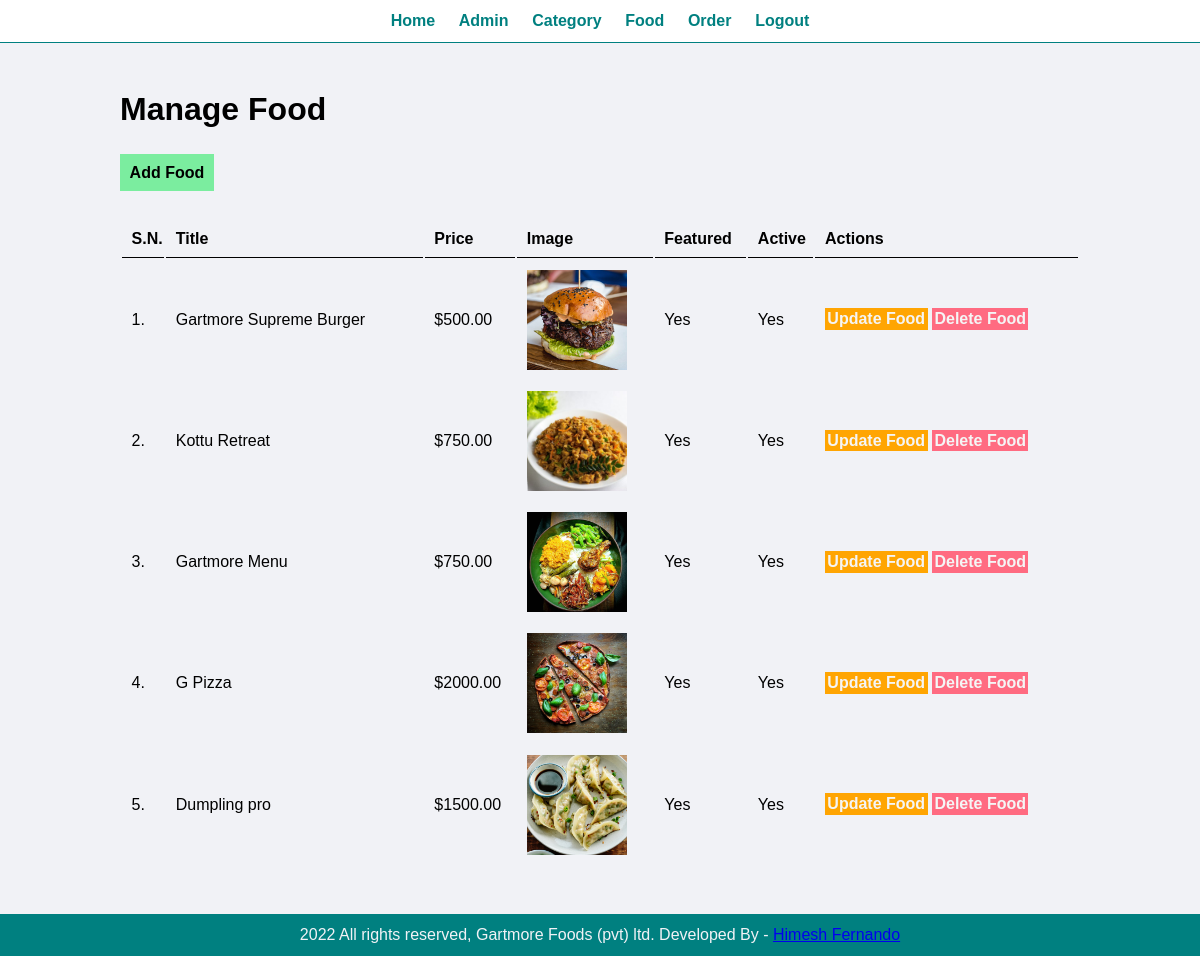
The page /food-order/admin/manage-food.php (signed in) on the database its author committed.
### tables this page shows
CREATE TABLE `tbl_food` (
  `id` int(10) UNSIGNED NOT NULL,
  `title` varchar(100) NOT NULL,
  `description` text NOT NULL,
  `price` decimal(10,2) NOT NULL,
  `image_name` varchar(255) NOT NULL,
  `category_id` int(10) UNSIGNED NOT NULL,
  `featured` varchar(10) NOT NULL,
  `active` varchar(10) NOT NULL
);

### food-order/admin/manage-food.php (the view, shortened to what this page needs)
<?php include('partials/menu.php'); ?>
<div class="main-content">
    <div class="wrapper">
        <h1>Manage Food</h1>
        <br /><br />
                <a href="<?php echo SITEURL; ?>admin/add-food.php" class="btn-primary">Add Food</a>
                <br /><br /><br />
                <table class="tbl-full">
                    <tr>
                        <th>S.N.</th>
                        <th>Title</th>
                        <th>Price</th>
                        <th>Image</th>
                        <th>Featured</th>
                        <th>Active</th>
                        <th>Actions</th>
                    </tr>
                    <?php
                        $sql = "SELECT * FROM tbl_food";
                        $res = mysqli_query($conn, $sql);
                        $count = mysqli_num_rows($res);
                        $sn=1;
                        if($count>0)
                        {
                            while($row=mysqli_fetch_assoc($res))
                            {
                                $id = $row['id'];
                                $title = $row['title'];
                                $price = $row['price'];
                                $image_name = $row['image_name'];
                                $featured = $row['featured'];
                                $active = $row['active'];
                                ?>
                                <tr>
                                    <td><?php echo $sn++; ?>. </td>
                                    <td><?php echo $title; ?></td>
                                    <td>$<?php echo $price; ?></td>
                                    <td>
                                        <?php
                                            if($image_name=="")
                                            {
                                                echo "<div class='error'>Image not Added.</div>";
                                            }
                                            else
                                            {
                                                ?>
                                                <img src="<?php echo SITEURL; ?>images/food/<?php echo $image_name; ?>" width="100px">
                                                <?php
                                            }
                                        ?>
                                    </td>
                                    <td><?php echo $featured; ?></td>
                                    <td><?php echo $active; ?></td>
                                    <td>
                                        <a href="<?php echo SITEURL; ?>admin/update-food.php?id=<?php echo $id; ?>" class="btn-secondry">Update Food</a>
                                        <a href="<?php echo SITEURL; ?>admin/delete-food.php?id=<?php echo $id; ?>&image_name=<?php echo $image_name; ?>" class="btn-delete ">Delete Food</a>
                                    </td>
                                </tr>
                                <?php
                            }
                        }
                        else
                        {
                            echo "<tr> <td colspan='7' class='error'> Food not Added Yet. </td> </tr>";
                        }
                    ?>
                </table>
    </div>
</div>
<?php include('partials/footer.php'); ?>

### food-order/css/admin.css (style rules this page uses)
* { margin: 0; padding: 0; font-family: Arial, Helvetica, sans-serif; }
.wrapper { padding: 1%; width: 80%; margin: 0 auto; }
.tbl-full { width: 100%; }
table tr th { border-bottom: 1px solid black; padding: 1%; text-align: left; }
table tr td { padding: 1%; }
.btn-primary { background-color: #7bed9f; padding: 1%; color: black; text-decoration: none; font-weight: bold; }
.btn-secondry { background-color:#ffa502; padding: 1%; color: whitesmoke; text-decoration: none; font-weight: bold; }
.btn-delete { background-color:#ff6b81; padding: 1%; color: whitesmoke; text-decoration: none; font-weight: bold; }
.main-content { background-color: #f1f2f6; padding: 3% 0 ; }

### rows shown on the page
tbl_food: title "Gartmore Supreme Burger", price "500.00", image_name (picture), featured "Yes", active "Yes"
tbl_food: title "Kottu Retreat", price "750.00", image_name (picture), featured "Yes", active "Yes"
tbl_food: title "Gartmore Menu", price "750.00", image_name (picture), featured "Yes", active "Yes"
tbl_food: title "G Pizza", price "2000.00", image_name (picture), featured "Yes", active "Yes"
tbl_food: title "Dumpling pro", price "1500.00", image_name (picture), featured "Yes", active "Yes"
